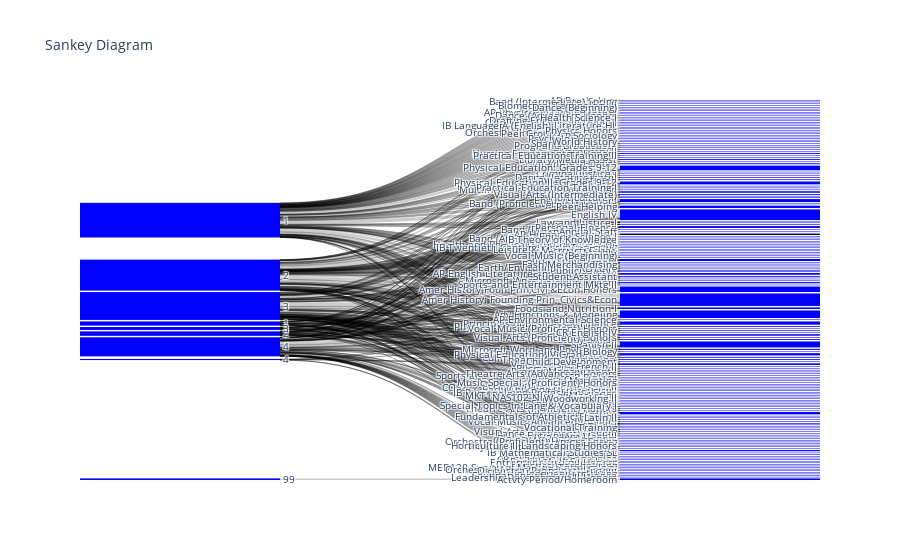

The cell this chart's notebook holds for it:
### Code cell
fig = go.Figure(
    data=[
        go.Sankey(
            node=dict(
                pad=20,
                thickness=200,
                line=dict(color="black", width=0.01),
                label=unique_source_target,
                color="blue",
            ),
            link=dict(
                source=links_dict["source"],
                target=links_dict["target"],
                value=links_dict["value"],
            ),
        )
    ]
)

fig.update_layout(
    title_text="Sankey Diagram", font_size=10,
)
fig.show()

### Figure 1 — Plotly figure (JSON) as saved in the notebook; plotly's stock layout.template omitted (floating-point values rounded to 4 significant figures; data arrays with more than 128 entries replaced by an {"elided": "..."} marker saying what was removed)
{"data": [{"link": {"source": {"elided": "383 int values"}, "target": {"elided": "383 int values"}, "value": {"elided": "383 int values"}}, "node": {"color": "blue", "label": {"elided": "182 mixed values"}, "line": {"color": "black", "width": 0.01}, "pad": 20, "thickness": 200}, "type": "sankey"}], "layout": {"font": {"size": 10}, "title": {"text": "Sankey Diagram"}}}
